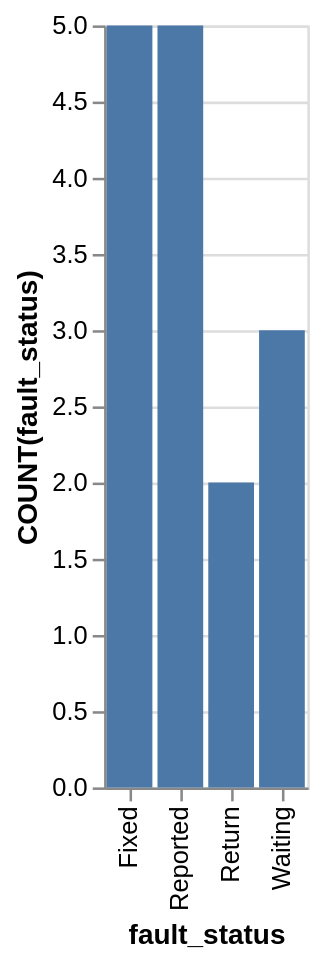

Here is the Vega-Lite specification saved for this chart:
### Vega-Lite specification from a JSON file in a GitHub repository (floating-point values rounded to 4 significant figures)
{"data": {"values": [{"x_data": "Fixed", "y_data": 5}, {"x_data": "Reported", "y_data": 5}, {"x_data": "Return", "y_data": 2}, {"x_data": "Waiting", "y_data": 3}]}, "mark": "bar", "encoding": {"x": {"field": "x_data", "type": "nominal", "title": "fault_status", "sort": "ascending"}, "y": {"field": "y_data", "type": "quantitative", "title": "COUNT(fault_status)"}}}
